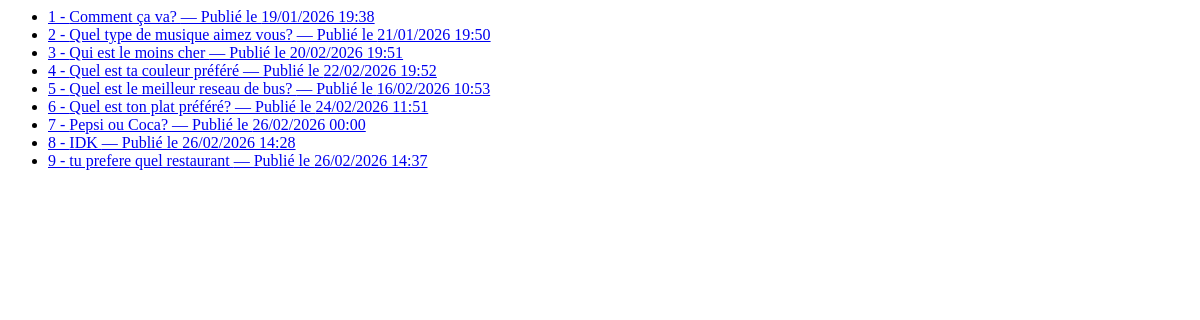
The app's page /polls/all, older data.
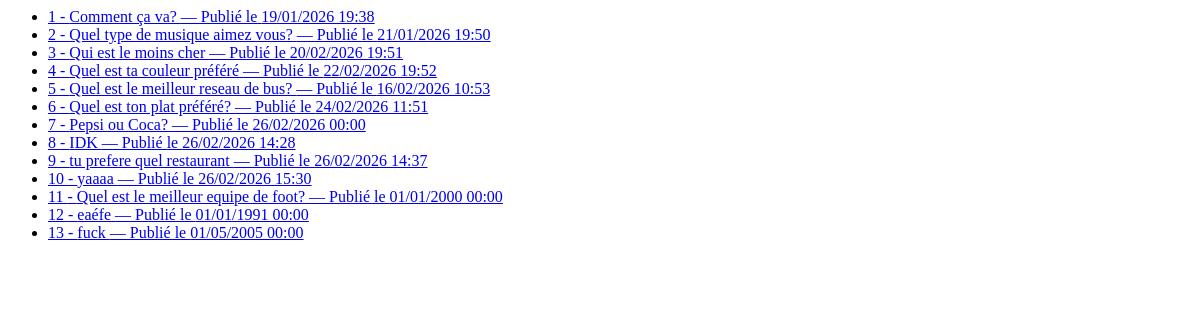
The same page, newer data.
### question_app/models.py (models this page shows, shortened)
class Question(models.Model):
    question_text = models.CharField(max_length=200)
    pub_date = models.DateTimeField('date published')

### question_app/views.py (the view)
# urls.py: path('polls/all', views.showall, name='showall'),
def showall(request):
    question_list = Question.objects.all()  # last 5 questions
    context = {'question_list': question_list}
    return render(request, 'question_app/showall.html', context)

### question_app/templates/question_app/showall.html
<ul>
{% for question in question_list %}
    <li> <a href="{{ question.id }}/frequency">{{ question.id }} - {{ question.question_text }} — Publié le {{ question.pub_date|date:"d/m/Y H:i" }}</a></li>
{% endfor %}
</ul>

Row changes from the older to the newer data that the page shows:
added Question: id "10", question_text "yaaaa", pub_date "26/02/2026 15:30"
added Question: id "11", question_text "Quel est le meilleur equipe de foot?", pub_date "01/01/2000 00:00"
added Question: id "12", question_text "eaéfe", pub_date "01/01/1991 00:00"
added Question: id "13", question_text "fuck", pub_date "01/05/2005 00:00"
